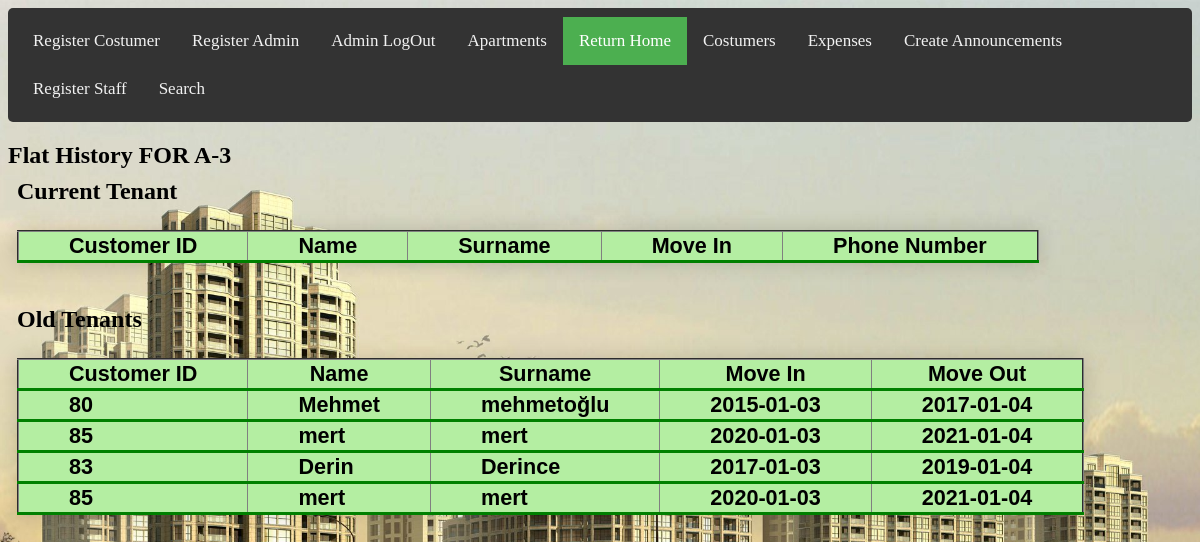
Screenshot of /Admin/flathistory.php?dr=A-3& (signed in) with the database file from the repository.
### tables this page shows
CREATE TABLE `flathistory` (
  `id` int(11) NOT NULL,
  `door_number` varchar(25) NOT NULL,
  `customer_id` varchar(25) NOT NULL,
  `MoveIn` varchar(25) NOT NULL,
  `MoveOut` varchar(25) NOT NULL,
  `name` varchar(25) NOT NULL,
  `surname` varchar(25) NOT NULL,
  `phoneNumber` varchar(25) NOT NULL
);

### Admin/flathistory.php (the view, shortened to what this page needs)
<?php
include '../db_conn.php';
   $dr=$_GET['dr'];
?>
<!DOCTYPE html>
<html>
<head>
<link rel="stylesheet" href="main.css">
<link rel="stylesheet" href="Admin.css">
<div class="topnav">
 <a href="registerCustomer.php"  >Register Costumer</a>
 <a href="registerAdmin.php" >Register Admin</a>
 <a href="logout.php">Admin LogOut </a>
 <a href="Apartments.php">Apartments</a>
 <a href="admin.php"class="active">Return Home</a>
 <a href="Landlord.php">Costumers</a>
 <a href="expenses.php">Expenses</a>
 <a href="registerAnnouncement.php">Create Announcements </a>
 <a href="registerStaff.php">Register Staff</a>
 <a href="search.php">Search</a>
</div>
</head>
<body>
  <h2>  Flat History FOR <?php echo "$dr"; ?>
    <div>
     Current Tenant
      <table class="styled-table" border="2" cellspacing="7">
        <tr "active-row">
          <th>Customer ID</th>
          <th>Name</th>
          <th>Surname</th>
          <th>Move In</th>
          <th>Phone Number</th>
        </tr>
      </table>
    </div>
    <div>
      Old Tenants
      <table class="styled-table" border="2" cellspacing="7">
        <tr "active-row">
          <th>Customer ID</th>
          <th>Name</th>
          <th>Surname</th>
          <th>Move In</th>
          <th>Move Out</th>
        </tr>
        <?php
       $dr=$_GET['dr'];
        $query = "SELECT * FROM flathistory WHERE door_number='$dr' ";
        $result = mysqli_query($conn,$query) or die(mysql_error());
        while($row = mysqli_fetch_array($result)){
          echo "  <tbody><tr class='active-row'>
          <td>".$row['customer_id']."</td>
           <td>".$row['name']."</td>
            <td>".$row['surname']."</td>
             <td>".$row['MoveIn']."</td>
              <td>".$row['MoveOut']."</td></tr>
          ";
        }
        ?>
      </table>
    </div>
</body>
</html>

### Admin/main.css (style rules this page uses)
.topnav { background-color: #333; overflow: hidden; }
.topnav a { float: left; color: #f2f2f2; text-align: center; padding: 14px 16px; text-decoration: none; font-size: 17px; }
.topnav a.active { background-color: #4CAF50; color: white; }
table, th, td { background-color:#B4EEA2; }
.styled-table { border-collapse: collapse; margin: 25px 0; font-size: 0.9em; font-family: sans-serif; min-width: 400px; box-shadow: 0 0 20px rgba(0, 0, 0, 0.15); }
.styled-table th, .styled-table td { padding:1px 50px; }
.styled-table tbody tr { border-bottom: 1px solid #dddddd; }
.styled-table tbody tr:last-of-type { border-bottom: 3px solid green; }
.styled-table tbody tr.active-row { font-weight: bold; color: black; }

### Admin/admin.css (style rules this page uses)
body { background-image: url("homepage.jpg"); background-color: #cccccc; background-repeat: no-repeat; background-size: cover; }
div { border-radius: 5px; padding: 9px; }

### Admin/flathistory.php (style rules this page uses)
body { background-image: url("homepage.jpg"); background-color: #cccccc; background-repeat: no-repeat; background-size: cover; }
td { display: table-cell; vertical-align: inherit; }

### rows the page displays
flathistory: customer "80", name "Mehmet", surname "mehmetoğlu", MoveIn "2015-01-03", MoveOut "2017-01-04"
flathistory: customer "85", name "mert", surname "mert", MoveIn "2020-01-03", MoveOut "2021-01-04"
flathistory: customer "83", name "Derin", surname "Derince", MoveIn "2017-01-03", MoveOut "2019-01-04"
flathistory: customer "85", name "mert", surname "mert", MoveIn "2020-01-03", MoveOut "2021-01-04"

### other values shown
$dr "A-3"
